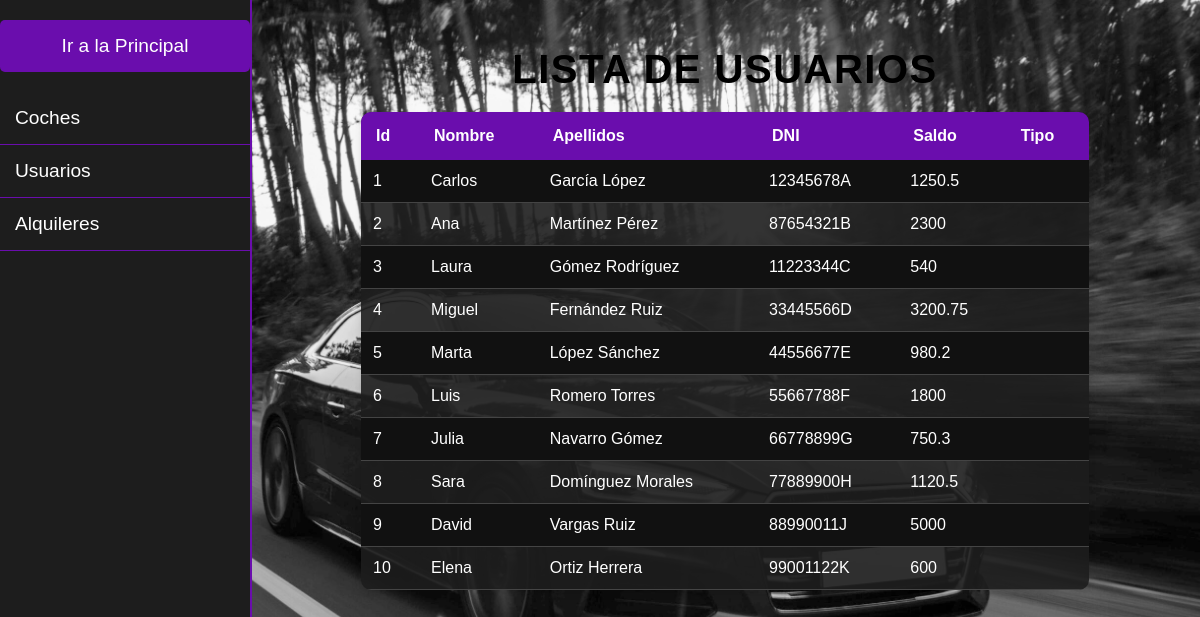
/usuarios/listarusuarios.php, run on the app's committed database.
### tables this page shows
CREATE TABLE `usuarios` (
  `id_usuario` int(10) unsigned NOT NULL AUTO_INCREMENT,
  `password` varchar(100) DEFAULT NULL,
  `nombre` varchar(50) DEFAULT NULL,
  `apellidos` varchar(50) DEFAULT NULL,
  `dni` varchar(9) DEFAULT NULL,
  `saldo` float DEFAULT NULL,
  PRIMARY KEY (`id_usuario`)
);

### usuarios/listarusuarios.php (the view, shortened to what this page needs)
<!DOCTYPE html>
<html lang="es">
<head>
</head>
<body>
    <div class="menu-lateral">
        <button class="main-button" onclick="location.href='../index.php'">Ir a la Principal</button>
        <div class="dropdown">
            <a href="javascript:void(0)">Coches</a>
        </div>
        <div class="dropdown">
            <a href="javascript:void(0)">Usuarios</a>
        </div>
        <div class="dropdown">
            <a href="javascript:void(0)">Alquileres</a>
        </div>
    </div>
    <div class="main-content">
        <h1>Lista de Usuarios</h1>
        <?php
        $conn = mysqli_connect("localhost", "root", "rootroot")
            or die("No se puede conectar con el servidor");
        mysqli_select_db($conn, "concesionario")
            or die("No se puede seleccionar la base de datos");
        $sql = "SELECT * FROM Usuarios";
        $result = mysqli_query($conn, $sql)
            or die("Error en la consulta: " . mysqli_error($conn));
        $nfilas = mysqli_num_rows($result);
        if ($nfilas > 0)
        {
            print ("<table>\n");
            print ("<tr>\n");
            print ("<th>Id</th>\n");
            print ("<th>Nombre</th>\n");
            print ("<th>Apellidos</th>\n");
            print ("<th>DNI</th>\n");
            print ("<th>Saldo</th>\n");
            print ("<th>Tipo</th>\n");
            print ("</tr>\n");
            for ($i = 0; $i < $nfilas; $i++)
            {
                $resultado = mysqli_fetch_array($result);
                print ("<tr>\n");
                print ("<td>" . $resultado['id_usuario'] . "</td>\n");
                print ("<td>" . $resultado['nombre'] . "</td>\n");
                print ("<td>" . $resultado['apellidos'] . "</td>\n");
                print ("<td>" . $resultado['dni'] . "</td>\n");
                print ("<td>" . $resultado['saldo'] . "</td>\n");
                print ("<td>" . $resultado['tipo'] . "</td>\n");
                print ("</tr>\n");
            }
            print ("</table>\n");
        }
        else
        {
            print ("<p>No hay usuarios.</p>");
        }
        ?>
    </div>
</body>
</html>

### usuarios/listarusuarios.php (style rules this page uses)
body { font-family: 'Arial', sans-serif; background: url('../img/deportivo.jpg') no-repeat center center fixed; background-size: cover; color: #FFFFFF; margin: 0; padding: 0; display: flex; min-height: 100vh; flex-direction: column; }
.menu-lateral { background-color: #1D1D1D; width: 250px; position: fixed; top: 0; left: 0; height: 100%; padding-top: 20px; z-index: 1000; border-right: 2px solid #6A0DAD; }
.menu-lateral a { display: block; padding: 15px; text-decoration: none; color: #fff; font-size: 1.2rem; border-bottom: 1px solid #6A0DAD; }
.menu-lateral .dropdown a { padding: 15px; font-size: 1.2rem; color: white; text-decoration: none; border-bottom: 1px solid #6A0DAD; }
.menu-lateral .main-button { background-color: #6A0DAD; color: #fff; font-size: 1.2rem; text-align: center; border: none; padding: 15px; cursor: pointer; width: 100%; margin-bottom: 20px; border-radius: 5px; }
.main-content { margin-left: 250px; padding: 20px; min-height: 100vh; flex-grow: 1; }
h1 { text-align: center; color: #000000; font-size: 2.5rem; margin-bottom: 20px; text-transform: uppercase; letter-spacing: 1.5px; }
table { width: 80%; margin: 0 auto; border-collapse: collapse; background-color: rgba(29, 29, 29, 0.9); border-radius: 10px; overflow: hidden; color: #FFFFFF; box-shadow: 0px 4px 6px rgba(0, 0, 0, 0.1); }
th { background-color: #6A0DAD; color: white; padding: 15px; text-align: left; font-size: 1rem; }
td { padding: 12px; border-bottom: 1px solid #444; text-align: left; }
tr:nth-child(even) { background-color: #111111; }

### data on the page
usuarios: id_usuario "1", nombre "Carlos", apellidos "García López", dni "12345678A", saldo "1250.5"
usuarios: id_usuario "2", nombre "Ana", apellidos "Martínez Pérez", dni "87654321B", saldo "2300"
usuarios: id_usuario "3", nombre "Laura", apellidos "Gómez Rodríguez", dni "11223344C", saldo "540"
usuarios: id_usuario "4", nombre "Miguel", apellidos "Fernández Ruiz", dni "33445566D", saldo "3200.75"
usuarios: id_usuario "5", nombre "Marta", apellidos "López Sánchez", dni "44556677E", saldo "980.2"
usuarios: id_usuario "6", nombre "Luis", apellidos "Romero Torres", dni "55667788F", saldo "1800"
usuarios: id_usuario "7", nombre "Julia", apellidos "Navarro Gómez", dni "66778899G", saldo "750.3"
usuarios: id_usuario "8", nombre "Sara", apellidos "Domínguez Morales", dni "77889900H", saldo "1120.5"
usuarios: id_usuario "9", nombre "David", apellidos "Vargas Ruiz", dni "88990011J", saldo "5000"
usuarios: id_usuario "10", nombre "Elena", apellidos "Ortiz Herrera", dni "99001122K", saldo "600"
